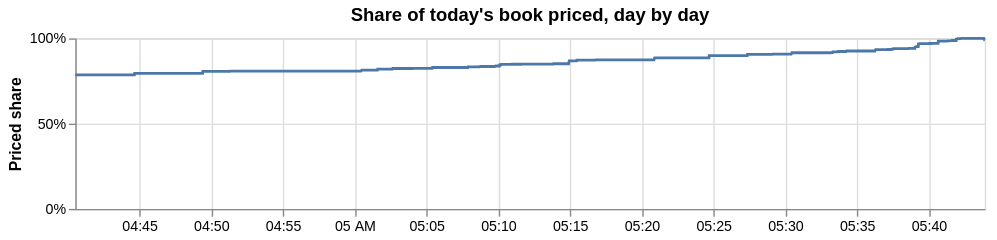

The notebook cell this image was saved under:
### Code cell
# ── Model vs Price · priced-weight coverage by day (the lens's sparkline) ──────────────────
# The zero-fill disclosure: on each history day, the share of TODAY'S book weight with a real
# return (a missing return contributes zero P&L). The cube's own coverage vector + its dates
# dual, unpacked — the /backtest vector idiom. Low-coverage early years mean the price sim's
# oldest days under-represent the book; the tail-day figure printed above is the one that
# matters for the VaR itself.
cov_vec = cube.query(m["Price coverage vector"], mode="raw",
                     filter=SOROS & (l["Date"] == D) & (l["PriceSet"] == "HistFull")).iloc[0, 0]
cov_dates = cube.query(m["Price dates (epoch)"], mode="raw",
                       filter=(l["PriceSet"] == "HistFull")).iloc[0, 0]
cov = pd.DataFrame({"Day": pd.to_datetime(np.asarray(cov_dates), unit="s"),
                    "Priced share": np.asarray(cov_vec, dtype=float)})
alt.Chart(cov).mark_line().encode(
    x=alt.X("Day:T", title=None),
    y=alt.Y("Priced share:Q", axis=alt.Axis(format="%"), scale=alt.Scale(domain=[0, 1])),
).properties(width=640, height=120, title="Share of today's book priced, day by day")

### Figure 1 — Vega-Lite specification as saved in the notebook (floating-point values rounded to 4 significant figures; data arrays with more than 128 entries replaced by an {"elided": "..."} marker saying what was removed)
{"config": {"view": {"continuousWidth": 300, "continuousHeight": 300}}, "data": {"name": "data-3a785dccbf29d0cffacb3b81e5cc8678"}, "mark": {"type": "line"}, "encoding": {"x": {"field": "Day", "title": null, "type": "temporal"}, "y": {"axis": {"format": "%"}, "field": "Priced share", "scale": {"domain": [0, 1]}, "type": "quantitative"}}, "height": 120, "title": "Share of today's book priced, day by day", "width": 640, "$schema": "https://vega.github.io/schema/vega-lite/v6.4.1.json", "datasets": {"data-3a785dccbf29d0cffacb3b81e5cc8678": {"elided": "2618 records"}}}
